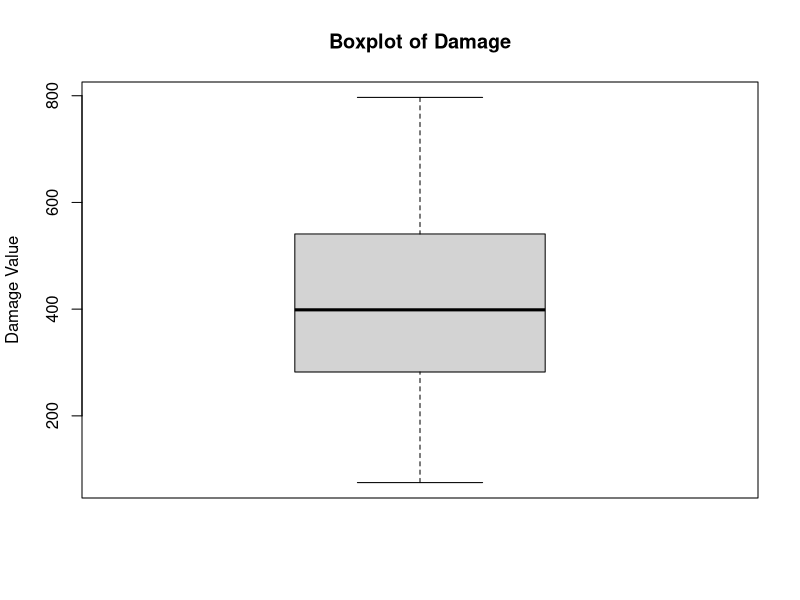
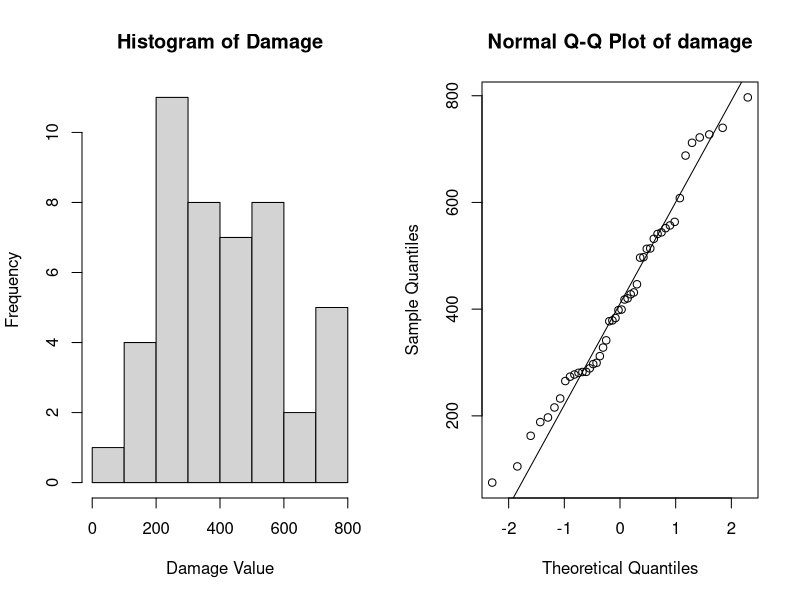
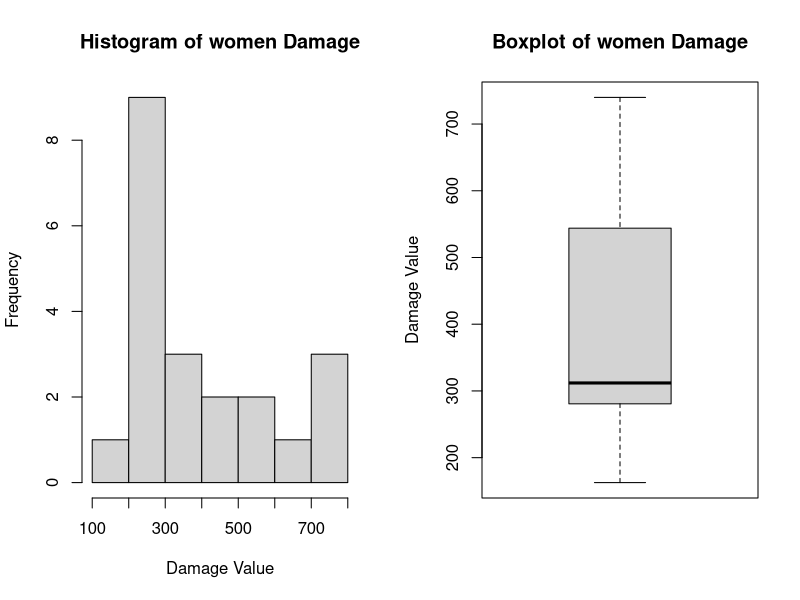
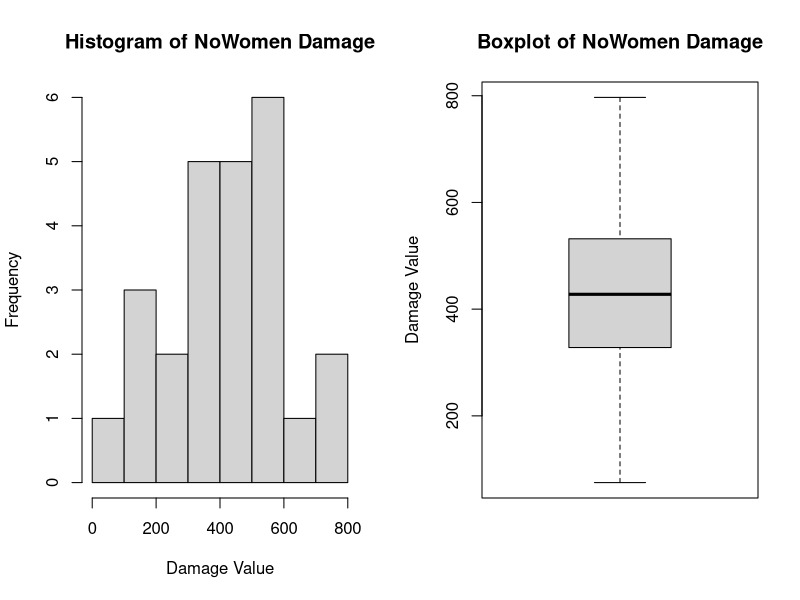

The R source for these figures, in order:
# set the path in R
setwd("C:../StatisticalInference")
# Data Insertion
rm(list=ls())
Data<-read.table(file="data.txt" ,header=T ,na.strings=c("uns")) 

# Delete the observations with NA
Data <- na.omit(Data)

#Boxplot & numeric methods of Damage
par(mfrow=c(1,1))
boxplot(Data[,1],ylab="Damage Value",main="Boxplot of Damage")
fivenum(Data[,1])

# Normality Assumption
par(mfrow=c(1,2))
hist(Data[,1],xlab="Damage Value",ylab="Frequency",main="Histogram of Damage")
qqnorm(Data[,1],main="Normal Q-Q Plot of damage",ylab="Sample Quantiles",xlab="Theoretical Quantiles")
qqline(Data[,1])

# Shapiro Test & t-test
shapiro.test(Data[,1])
t.test(Data[,1], mu = 120, alternative = "greater")


# Categorical Variable Woman
x <- which(Data$sex=="woman")
Woman <- c(rep(0,length(Data[,2])))
Woman[x] <- 1
Woman <- factor(Woman)
levels(Woman)
Data <- transform(Data, woman=Woman)
Testing_woman <- subset(Data,Woman==1)
Testing_notWoman <- subset(Data,Woman==0)

#Histogram & Boxplot of women Damage
par(mfrow=c(1,2))
hist(Testing_woman[,1],ylab="Frequency",xlab="Damage Value", main = "Histogram of women Damage")
boxplot(Testing_woman[,1],ylab="Damage Value",main="Boxplot of women Damage")
fivenum(Testing_woman[,1])
summary(Testing_woman[,1])
var(Testing_woman[,1])
sd(Testing_woman[,1])
IQR <- quantile(Testing_woman[,1],0.75)- quantile(Testing_woman[,1],0.25)

#Histogram & Boxplot of Others' Damage
hist(Testing_notWoman[,1],ylab="Frequency",xlab="Damage Value", main = "Histogram of NoWomen Damage")
boxplot(Testing_notWoman[,1],ylab="Damage Value",main="Boxplot of NoWomen Damage")
fivenum(Testing_notWoman[,1])
summary(Testing_notWoman[,1])
var(Testing_notWoman[,1])
sd(Testing_notWoman[,1])
IQR <- quantile(Testing_notWoman[,1],0.75)- quantile(Testing_notWoman[,1],0.25)



# Indepedance between variables
x <- which(Data$faction=="elf")
elf_cat <- rep(0, length(Data[,3]))
elf_cat[x] <- 1
elf_cat <-  factor(elf_cat)

x <- which(Data[,1]<400)
damage_cat <- rep("high", length(Data[,1]))
damage_cat[x] <- "low"
damage_cat <- factor(damage_cat)

table(elf_cat,damage_cat)

chisq.test(table(elf_cat,damage_cat))




